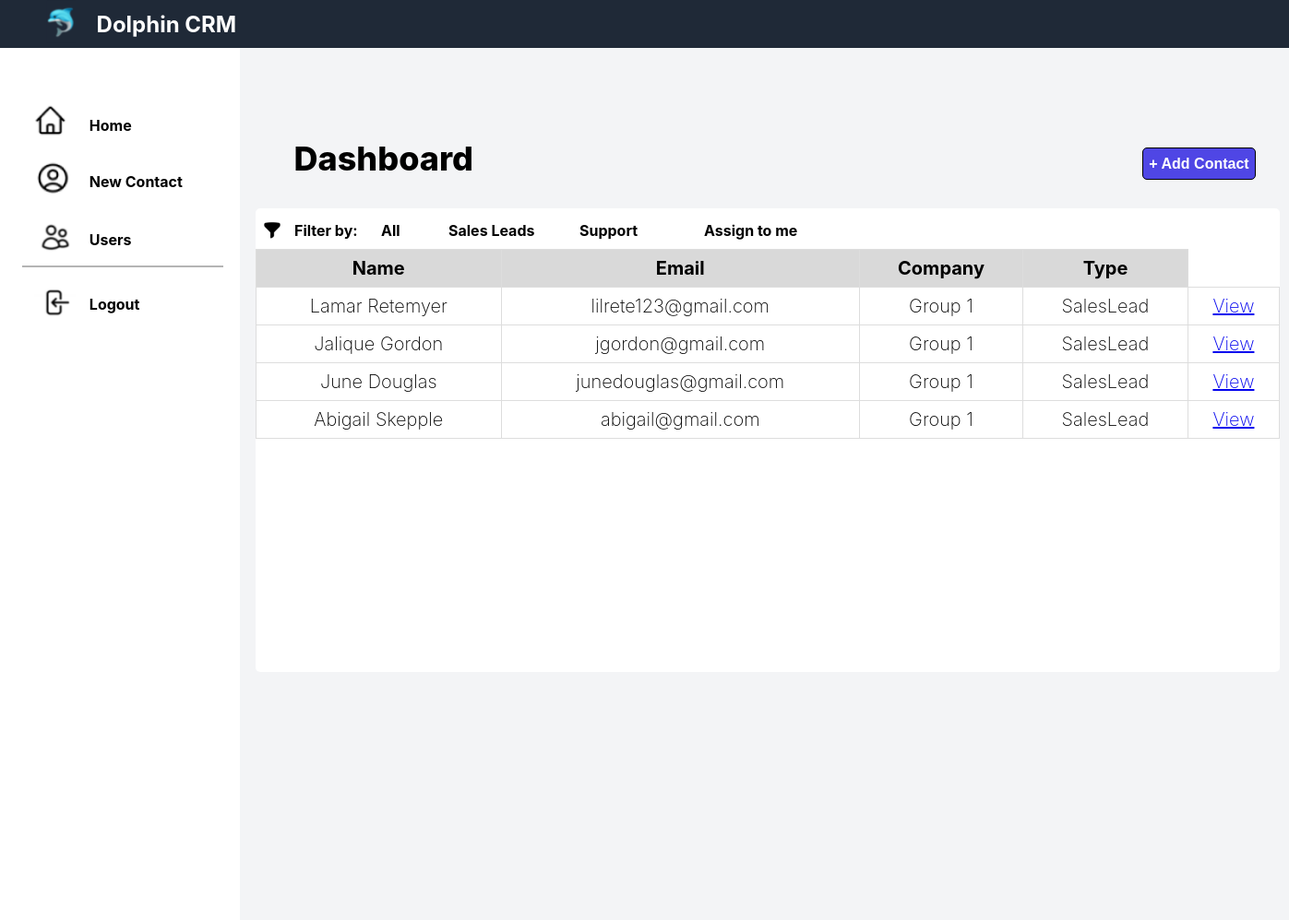
The page /dashboard.php (signed in) on the database its author committed.
### tables this page shows
CREATE TABLE `contacts` (
  `id` int(16) NOT NULL,
  `title` varchar(128) NOT NULL,
  `firstname` varchar(255) NOT NULL,
  `lastname` varchar(255) NOT NULL,
  `email` varchar(255) NOT NULL,
  `telephone` varchar(128) NOT NULL,
  `company` varchar(255) NOT NULL,
  `type` varchar(128) NOT NULL,
  `assigned_to` int(16) NOT NULL,
  `created_by` int(16) NOT NULL,
  `created_at` datetime(6) NOT NULL,
  `updated_at` datetime(6) NOT NULL
);

### dashboard.php (the view, shortened to what this page needs)
<?php
if (isset($_SESSION["user_id"])) {
    $mysqli = require __DIR__ . "/database.php";
    $sqlContacts = "SELECT * FROM contacts";
    $resultContacts = $mysqli->query($sqlContacts);
}
?>
<!DOCTYPE html>
<html lang="en">
<head>
    <link rel="stylesheet" href="dashboard.css">
    <link href="https://fonts.cdnfonts.com/css/inter" rel="stylesheet">
    <link href="https://fonts.cdnfonts.com/css/jaldi" rel="stylesheet">
</head>
<body>
    <header>
        <img class="Logo"src="images/Logo.png" />
        <div class="DolphinCrm">Dolphin CRM</div>
    </header>
    <div class="box"></div>
    <h1 class="Dashboard">Dashboard</h1>
    <img class="Filter" src="images/filter.png" />
    <label class="FilterBy">Filter by:</label>
    <label class="All">All</label>
    <label class="SalesLeads">Sales Leads</label>
    <label class="Support">Support</label>
    <label class="AssignedToMe">Assign to me</label>
    <table>
        <thead>
            <tr>
                <th >Name</th>
                <th>Email</th>
                <th >Company</th>
                <th >Type</th>
            </tr>
        </thead>
        <tbody>
            <?php
            while ($contact = $resultContacts->fetch_assoc()) {
                echo "<tr>";
                echo "<td>" . $contact['firstname'] . " " . $contact['lastname'] . "</td>";
                echo "<td>" . $contact['email'] . "</td>";
                echo "<td>" . $contact['company'] . "</td>";
                echo "<td>" . $contact['type'] . "</td>";
                echo "<td><a href='contactdetails.php?id={$contact['id']}'>View</a></td>";
                echo "</tr>";
            }
            ?>
        </tbody>
    </table>
    <form action="newcontact.php" method="post">
        <input class="AddContact" type="submit" value="+ Add Contact">
    </form>
    <div class="sidebar"></div>
        <label class="Users">Users</label>
        <img class="Newcontactimg"src="images/NewContactImg.png" />
        <img class="Homeimg" src="images/Homeimg.png" />
        <img class="Usersimg"  src="images/Usersimg.png" />
        <label class="Home">Home</label>
        <label class="NewContact">New Contact</label>
        <div class="Line1"></div>
        <img class="Logoutimg" src="images/Logoutimg.png"/>
        <label class="Logout">Logout</label>
</body>
</html>

### dashboard.css (style rules this page uses)
body { margin: 0; padding: 0; font-size: 20px; font-family: 'Inter', sans-serif; font-weight: 215; background: #F3F4F6; color: black; letter-spacing: normal; }
header { background-color: #1F2937; }
.Logo { width: 32.06px; height: 47.07px; padding-left: 50px; }
.DolphinCrm { width: 178.77px; height: 40.74px; left: 104.55px; top: 12.14px; font-weight: bold; position: absolute; color: rgb(255, 255, 255); font-size: 24px; word-wrap: break-word; }
.Dashboard { width: 200.79px; height: 51.78px; left: 318.53px; top: 125.45px; position: absolute; color: black; font-size: 36px; font-weight: 800; word-wrap: break-word; }
label { position: absolute; font-size: 16px; font-weight: 700; word-wrap: break-word; }
.Homeimg { width: 38.12px; height: 44.66px; left: 35.27px; top: 109.21px; position: absolute; }
.Home { width: 77.16px; height: 27.83px; left: 96.83px; top: 125.82px; }
.Newcontactimg { width: 41.25px; height: 41.28px; left: 38.30px; top: 171.51px; position: absolute; }
.NewContact { width: 132.09px; height: 27.83px; left: 96.83px; top: 187.45px; }
.Usersimg { width: 59px; height: 43px; left: 29.43px; top: 235.75px; position: absolute; }
.Users { width: 77.16px; height: 27.83px; left: 96.83px; top: 250.33px; }
.Logoutimg { width: 46px; height: 40px; left: 35.93px; top: 309.21px; position: absolute; }
.Logout { width: 77.16px; height: 27.83px; left: 96.83px; top: 320.21px; }
.Line1 { width: 215.79px; height: 0px; left: 24.25px; top: 288.29px; position: absolute; border: 0.05px rgba(9, 9, 9, 0.3) solid; }
.sidebar { width: 260.13px; height: 946.14px; left: 0px; top: 52px; position: absolute; background: white; }
.box { width: 1110px; height: 503px; left: 276.53px; top: 226.28px; position: absolute; background: white; border-radius: 5px; }
.Filter { width: 27px; height: 29px; left: 282px; top: 234px; position: absolute; }
.FilterBy { width: 89px; height: 18px; left: 319px; top: 240px; position: absolute; }
.All { width: 63px; height: 17px; left: 413px; top: 240px; position: absolute; }
.SalesLeads { width: 96px; height: 24px; left: 486px; top: 240px; position: absolute; color: black; }
.Support { width: 89px; height: 11px; left: 628px; top: 240px; position: absolute; }
.AssignedToMe { width: 136px; height: 15px; left: 763px; top: 240px; position: absolute; }
.AddContact { width: 123px; height: 35px; left: 1238px; top: 160px; position: absolute; color: white; font-size: 16px; font-weight: 600; word-wrap: break-word; background: #4F46E5; border-radius: 5px; border: 1px black solid; }

### dashboard.php (style rules this page uses)
table { width: 1110px; height: 45px; left: 277px; top: 250px; position: absolute; background: #ffff; border-collapse: collapse; margin-top: 20px; text-align: center; }
th, td { border: 1px solid #ddd; padding: 8px; text-align: center; }
th { background-color: #D9D9D9; }

### rows shown on the page
contacts: firstname "Lamar", lastname "Retemyer", email "lilrete123@gmail.com", company "Group 1", type "SalesLead"
contacts: firstname "Jalique", lastname "Gordon", email "jgordon@gmail.com", company "Group 1", type "SalesLead"
contacts: firstname "June", lastname "Douglas", email "junedouglas@gmail.com", company "Group 1", type "SalesLead"
contacts: firstname "Abigail", lastname "Skepple", email "abigail@gmail.com", company "Group 1", type "SalesLead"
